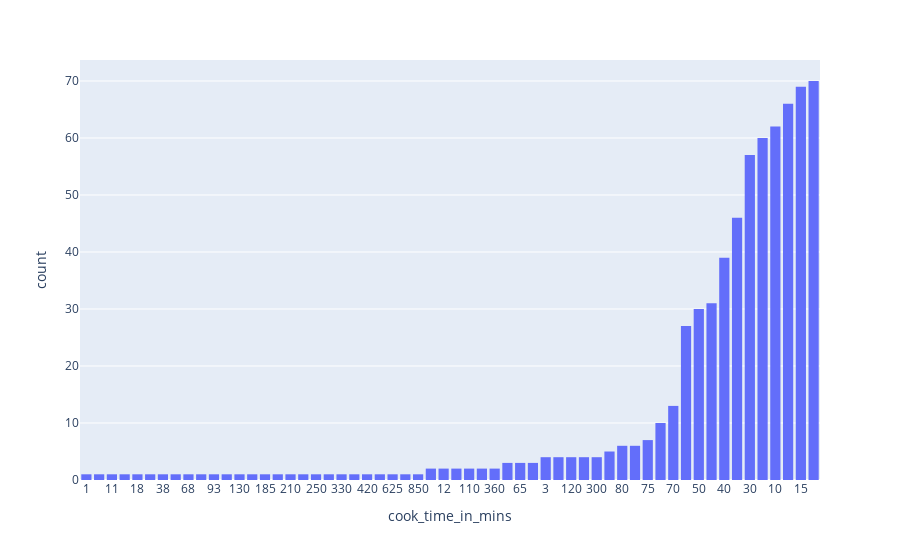

Notebook source saved alongside this figure:
### Code cell
fig = px.histogram(df_cook_time, x='cook_time_in_mins',nbins=20).update_xaxes(categoryorder='total ascending')
fig.show()

### Figure 1 — Plotly figure (JSON) as saved in the notebook; plotly's stock layout.template omitted (floating-point values rounded to 4 significant figures; data arrays with more than 128 entries replaced by an {"elided": "..."} marker saying what was removed)
{"data": [{"alignmentgroup": "True", "bingroup": "x", "hovertemplate": "cook_time_in_mins=%{x}<br>count=%{y}<extra></extra>", "legendgroup": "", "marker": {"color": "#636efa", "pattern": {"shape": ""}}, "name": "", "nbinsx": 20, "offsetgroup": "", "orientation": "v", "showlegend": false, "type": "histogram", "x": {"elided": "672 str values"}, "xaxis": "x", "yaxis": "y"}], "layout": {"barmode": "relative", "legend": {"tracegroupgap": 0}, "margin": {"t": 60}, "xaxis": {"anchor": "y", "categoryorder": "total ascending", "domain": [0, 1], "title": {"text": "cook_time_in_mins"}}, "yaxis": {"anchor": "x", "domain": [0, 1], "title": {"text": "count"}}}}
